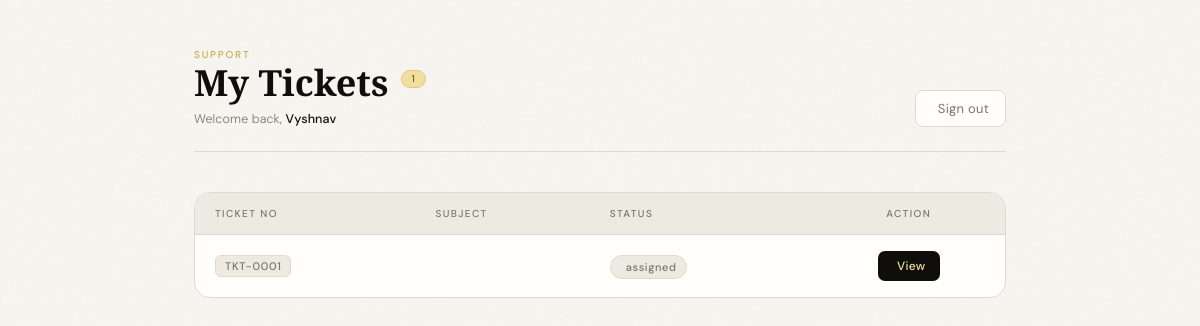
Page /staff/ (signed in) on the earlier database version.
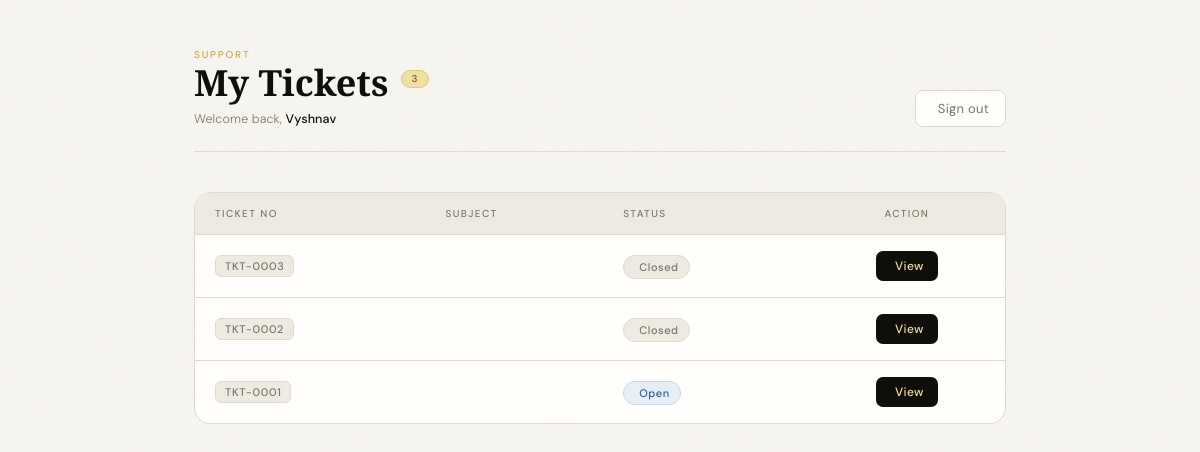
Same page on the later database version.
### myapp/models.py (models this page shows, shortened)
class Ticket(models.Model):
    STATUS_CHOICES = [
        ("open",        "Open"),
        ("assigned",    "Assigned"),
        ("closed",      "Closed"),
    ]
    ticket_number = models.CharField(max_length=20, unique=True, editable=False)
    mail_id  = models.CharField(max_length=50, unique=True)   # IMAP mail id
    subject  = models.TextField(blank=True)
    sender   = models.CharField(max_length=255, blank=True)
    date     = models.CharField(max_length=100, blank=True)
    body     = models.TextField(blank=True)
    assigned_to = models.ForeignKey(
        Staff,
        null=True, blank=True,
        on_delete=models.SET_NULL,
        related_name="tickets"
    )
    status = models.CharField(max_length=20, choices=STATUS_CHOICES, default="open")
    created_at = models.DateTimeField(auto_now_add=True)
    class Meta:
        ordering = ["-created_at"]

### myapp/views.py (the view)
# urls.py: path("staff/", views.staff_asigned_ticket, name="staff_asigned_ticket"),
def staff_asigned_ticket(request):
    staff_email=request.session.get('staff_email')
    if not staff_email:
        return redirect("login")
    staff = get_object_or_404(Staff, email=staff_email)
    tickets = Ticket.objects.filter(assigned_to=staff)
    return render(request, "staff_asigned_ticket.html", {
        "tickets": tickets,
        "staff": staff
    })

### templates/staff_asigned_ticket.html (shortened to what this page needs)
<!DOCTYPE html>
<html>
<head>
  <link rel="stylesheet" href="https://cdn.jsdelivr.net/npm/@tabler/icons-webfont@latest/tabler-icons.min.css">
</head>
<body>
<div class="shell">
  <div class="top-bar">
    <div class="header-left">
      <span class="eyebrow">Support</span>
      <h1 class="title">
        My Tickets
        {% if tickets %}
          <span class="badge">{{ tickets|length }}</span>
        {% endif %}
      </h1>
      <p class="welcome-note">Welcome back, <strong>{{ staff.name }}</strong></p>
    </div>
    <div class="header-right">
      <a href="{% url 'logout' %}" class="logout-btn">
         Sign out
      </a>
    </div>
  </div>
  <div class="table-wrapper">
    <table>
      <thead>
        <tr>
          <th>Ticket No</th>
          <th>Subject</th>
          <th>Status</th>
          <th>Action</th>
        </tr>
      </thead>
      <tbody>
        {% for ticket in tickets %}
        <tr style="animation-delay: {{ forloop.counter0 }}00ms;">
          <td><span class="ticket-num">{{ ticket.ticket_number }}</span></td>
          <td class="subject-cell">{{ ticket.subject }}</td>
          <td>
            {% if ticket.status == "open" or ticket.status == "Open" %}
              <span class="status-badge status-open"> Open</span>
            {% elif ticket.status == "pending" or ticket.status == "Pending" %}
              <span class="status-badge status-pending"><i class="ti ti-clock"></i> Pending</span>
            {% elif ticket.status == "resolved" or ticket.status == "Resolved" %}
              <span class="status-badge status-resolved"><i class="ti ti-circle-check"></i> Resolved</span>
            {% elif ticket.status == "closed" or ticket.status == "Closed" %}
              <span class="status-badge status-closed"> Closed</span>
            {% else %}
              <span class="status-badge status-closed"> {{ ticket.status }}</span>
            {% endif %}
          </td>
          <td class="action-cell">
            <a href="{% url 'staff_ticket_detail' ticket.id %}" class="view-btn">
               View
            </a>
          </td>
        </tr>
        {% endfor %}
      </tbody>
    </table>
  </div>
</div>
</body>
</html>

Differences in the rows shown:
now on this page (row edited): Ticket: ticket_number "TKT-0003", status "Closed"
now on this page (row edited): Ticket: ticket_number "TKT-0002", status "Closed"
changed Ticket "TKT-0001": status "assigned" → (not shown); now shows "Open"
Other differences:
{{ tickets|length }}: "1" → "3"
